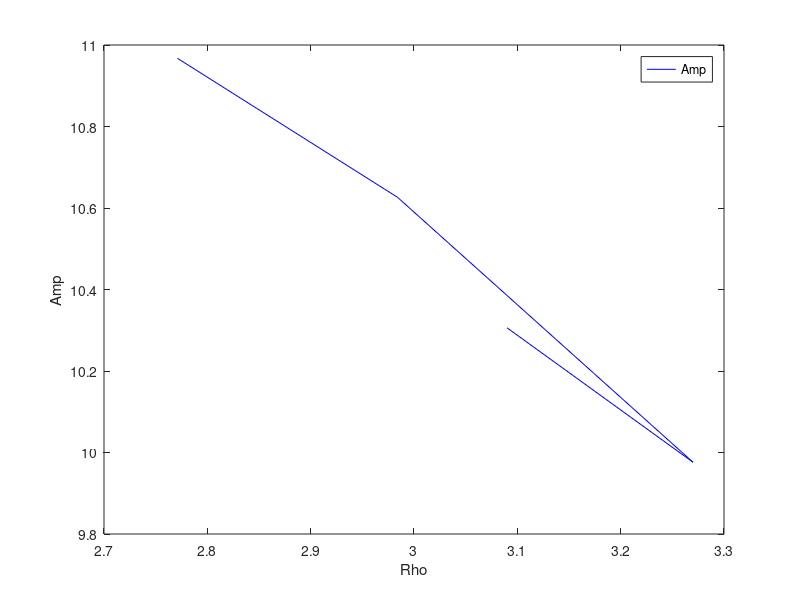
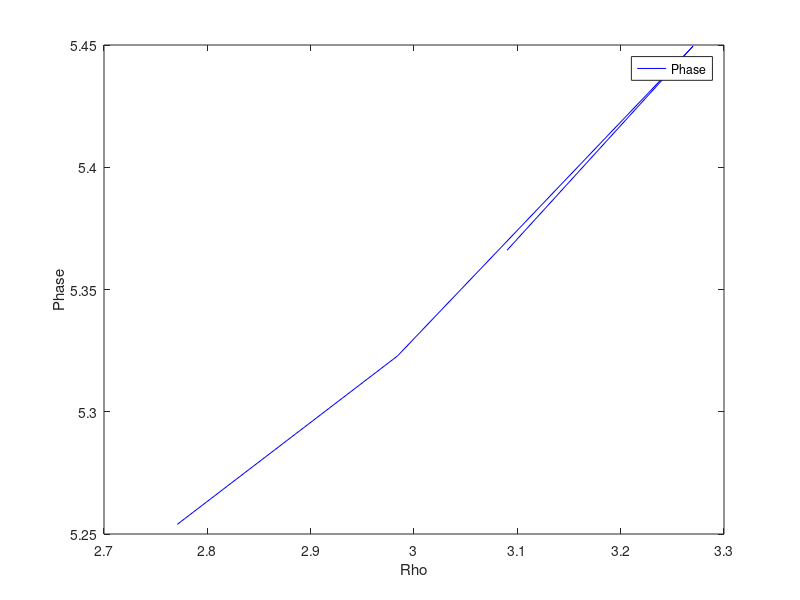

MATLAB code to generate these figures, in order: (Note: this script raises an error after producing the figures.)
clear all
close all

load("FDData_HW3.mat")


amp8_n = log((rho.^2) .* Amp_830)
amp6_n = log((rho.^2) .* Amp_690)

figure
plot(rho,amp6_n,"b")
xlabel('Rho');
ylabel('Amp');
legend('Amp');

figure
plot(rho,Ph_690,"b")
xlabel('Rho');
ylabel('Phase');
legend('Phase');



%fit for amp8_n
start_point = [-1, 1]
options = optimset('MaxFunEvals',1e11);
estimates = fminsearch(@(params) q1_model(params,rho, amp8_n), start_point, options);
[sse, FittedCurve] = q1_model(estimates, rho, amp8_n); % This statement is only required if you want to get the fits for all time points
residuals = amp8_n - FittedCurve
amp8_n_slope = estimates(1)

%fit for amp6_n
start_point = [-1, 1]
options = optimset('MaxFunEvals',1e11);
estimates = fminsearch(@(params) q1_model(params,rho, amp6_n), start_point, options);
[sse, FittedCurve] = q1_model(estimates, rho, amp6_n); % This statement is only required if you want to get the fits for all time points
residuals = amp6_n - FittedCurve
amp6_n_slope = estimates(1)

%fit for phase_6
start_point = [-1, 1]
options = optimset('MaxFunEvals',1e11);
estimates = fminsearch(@(params) q1_model(params,rho, Ph_690), start_point, options);
[sse, FittedCurve] = q1_model(estimates, rho, Ph_690); % This statement is only required if you want to get the fits for all time points
residuals = Ph_690 - FittedCurve
ph6_slope = estimates(1)

%fit for phase_8
start_point = [-1, 1]
options = optimset('MaxFunEvals',1e11);
estimates = fminsearch(@(params) q1_model(params,rho, Ph_830), start_point, options);
[sse, FittedCurve] = q1_model(estimates, rho, Ph_830); % This statement is only required if you want to get the fits for all time points
residuals = Ph_830 - FittedCurve
ph8_slope = estimates(1)

%plotting amp8_n fit
figure
subplot(3,1,[1 2])
plot(rho,ph8_slope,'bo',rho,FittedCurve,'r');
xlabel('Rho');
ylabel('Amplitude');
legend('Data','Fit');

subplot(3,1,3)
plot(rho,residuals,'ro');
xlabel('Rho');
ylabel('Residuals');


